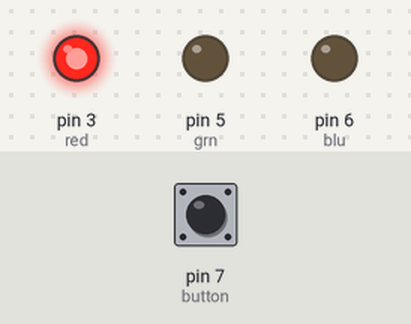
Simulated run of this sketch. Board: Arduino Uno, built with avr-gcc and run on an emulated ATmega328P. Parts: output pins drawn as LEDs (lit = HIGH). The inputs (shaded band) are chosen by the test bench; at power-on: pin 7 (button) LOW.

Above: at 0.6 s.
At 1.8 s:
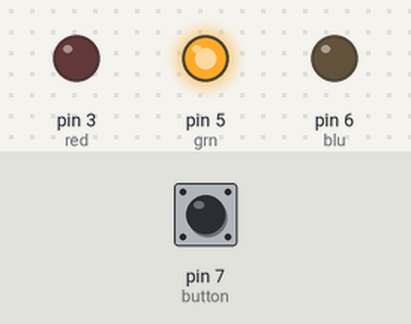
At 3.0 s:
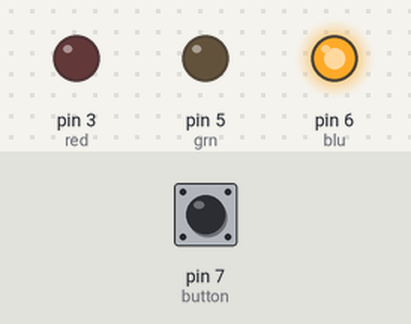
At 4.2 s:
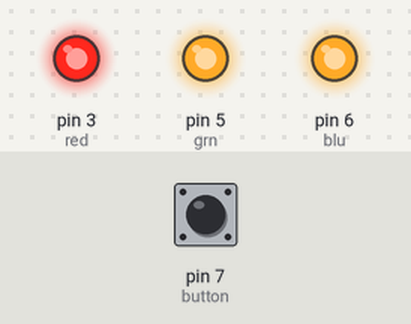
Timing chart, 0 to 6.2 s (numbered marks = the images above):
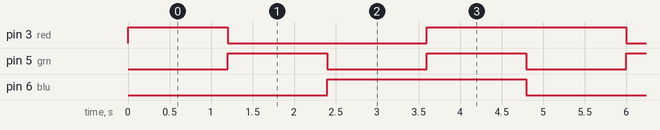

The sketch:

RgbLedTest.ino
```cpp
int button      = 7;
int red         = 3;
int grn         = 5;
int blu         = 6;
int delayPeriod = 1200;
int i;

// the setup routine runs once when you press reset:
void setup() {
  // initialize the digital pins as an output.
  pinMode(red,    OUTPUT);
  pinMode(grn,    OUTPUT);
  pinMode(blu,    OUTPUT);
  pinMode(button,  INPUT);
}

// the loop routine runs over and over again forever:
void loop() {

// test full brightness
// -------------------------------------

  while (digitalRead(button)) {}
  // turn on red led and wait a short time
    digitalWrite(red, HIGH);
    digitalWrite(grn, LOW);
    digitalWrite(blu, LOW);
    delay(delayPeriod);

  // turn on green led and wait a short time
    digitalWrite(red, LOW);
    digitalWrite(grn, HIGH);
    digitalWrite(blu, LOW);
    delay(delayPeriod);

  // turn on blue led and wait a short time
    digitalWrite(red, LOW);
    digitalWrite(grn, LOW);
    digitalWrite(blu, HIGH);
    delay(delayPeriod);

  // turn on red, green & blue leds to make white and wait a short time
    digitalWrite(red, HIGH);
    digitalWrite(grn, HIGH);
    digitalWrite(blu, HIGH);
    delay(delayPeriod);

  // turn off all leds
    digitalWrite(red, LOW);
    digitalWrite(grn, LOW);
    digitalWrite(blu, LOW);


// use PCM to sweep led brightnes range up and down
// -------------------------------------

//// set all leds to off
//  digitalWrite(red, LOW);
//  digitalWrite(grn, LOW);
//  digitalWrite(blu, LOW);
//  delay(delayPeriod / 4);
//
//// ramp red up then down with short delay
//  for (i =   0; i < 256; i++){ analogWrite(red, i); delay(5);}
//  delay(delayPeriod);
//  for (i = 255; i >  -1; i--){ analogWrite(red, i); delay(5);}
//  delay(delayPeriod / 4);
//
//// ramp green up then down with short delay
//  for (i =   0; i < 256; i++){ analogWrite(grn, i); delay(5);}
//  delay(delayPeriod);
//  for (i = 255; i >  -1; i--){ analogWrite(grn, i); delay(5);}
//  delay(delayPeriod / 4);
//
//// ramp blue up then down with short delay
//  for (i =   0; i < 256; i++){ analogWrite(blu, i); delay(5);}
//  delay(delayPeriod);
//  for (i = 255; i >  -1; i--){ analogWrite(blu, i); delay(5);}
//  delay(delayPeriod / 4);
//
//// ramp white up then down with short delay
//  for (int i =   0; i < 256; i++){ analogWrite(red, i); analogWrite(grn, i); analogWrite(blu, i); delay(5); }
//  delay(delayPeriod);
//  for (int i = 255; i >  -1; i--){ analogWrite(red, i); analogWrite(grn, i); analogWrite(blu, i); delay(5); }
//  delay(delayPeriod / 4);
}
```

Measured:
- by itself, pin 3 (red): repeats every 4.8 s: LOW 2.4 s, HIGH 2.4 s
- by itself, pin 5 (grn): alternates HIGH for 1.2 s and LOW for 1.2 s
- by itself, pin 6 (blu): alternates HIGH for 2.4 s and LOW for 2.4 s
